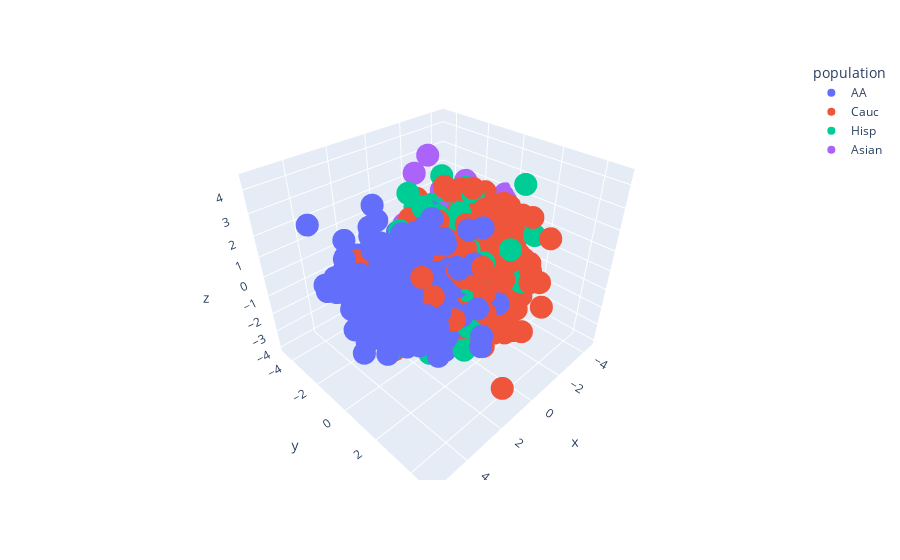

This figure's notebook cell:
### Markdown cell above
**US data**

### Code cell
vizualize_pca(dh.get('us_data_2016'), 'population')

### Figure 1 — Plotly figure (JSON) as saved in the notebook; plotly's stock layout.template omitted (floating-point values rounded to 4 significant figures; data arrays with more than 128 entries replaced by an {"elided": "..."} marker saying what was removed)
{"data": [{"hovertemplate": "population=AA<br>x=%{x}<br>y=%{y}<br>z=%{z}<extra></extra>", "legendgroup": "AA", "marker": {"color": "#636efa", "symbol": "circle"}, "mode": "markers", "name": "AA", "scene": "scene", "showlegend": true, "type": "scatter3d", "x": {"elided": "341 float values"}, "y": {"elided": "341 float values"}, "z": {"elided": "341 float values"}}, {"hovertemplate": "population=Cauc<br>x=%{x}<br>y=%{y}<br>z=%{z}<extra></extra>", "legendgroup": "Cauc", "marker": {"color": "#EF553B", "symbol": "circle"}, "mode": "markers", "name": "Cauc", "scene": "scene", "showlegend": true, "type": "scatter3d", "x": {"elided": "361 float values"}, "y": {"elided": "361 float values"}, "z": {"elided": "361 float values"}}, {"hovertemplate": "population=Hisp<br>x=%{x}<br>y=%{y}<br>z=%{z}<extra></extra>", "legendgroup": "Hisp", "marker": {"color": "#00cc96", "symbol": "circle"}, "mode": "markers", "name": "Hisp", "scene": "scene", "showlegend": true, "type": "scatter3d", "x": {"elided": "235 float values"}, "y": {"elided": "235 float values"}, "z": {"elided": "235 float values"}}, {"hovertemplate": "population=Asian<br>x=%{x}<br>y=%{y}<br>z=%{z}<extra></extra>", "legendgroup": "Asian", "marker": {"color": "#ab63fa", "symbol": "circle"}, "mode": "markers", "name": "Asian", "scene": "scene", "showlegend": true, "type": "scatter3d", "x": [-0.93, -1.333, -2.077, -1.234, -1.577, -2.349, -0.4231, 0.684, -2.246, -3.131, 0.1303, -4.505, -3.393, -1.718, -0.5358, -1.97, -2.106, -2.128, -1.306, 0.2262, -2.764, 0.7186, -2.137, -2.883, -1.282, -2.097, -2.478, 1.307, -2.598, -1.675, -2.843, -3.144, -3.889, -1.068, -2.327, -1.808, -3.813, -1.246, -1.796, -3.49, -1.419, -3.101, -3.027, -2.086, -1.364, -1.934, -1.28, -2.132, -1.015, -1.846, -0.7324, -1.629, -1.151, -2.96, -1.992, -3.063, -1.584, -3.402, -3.252, -1.286, -1.249, -1.165, -1.568, -0.7906, -2.377, -1.713, -2.23, -2.277, -2.549, -1.913, -3.327, -2.771, -1.299, -3.564, -2.585, -3.478, -4.078, -3.14, -1.279, -1.919, -3.261, -0.8265, -1.095, -1.696, -2.45, -2.316, -2.072, -2.225, -2.734, -2.571, -2.004, -2.542, -3.118, -1.901, -3.78, -0.8263, -2.595], "y": [-1.419, -2.941, 0.1816, -0.6841, -0.1771, 0.2266, -1.059, -1.402, -1.76, -1.105, -0.5403, -0.541, -0.1498, -3.056, -1.277, -0.6638, -2.647, -1.236, -2.105, -1.817, -1.752, -0.8938, -0.7875, -0.5085, -2.584, -2.932, -2.867, 1.029, -3.231, -0.85, -3.075, -2.423, -4.495, -1.73, -0.9187, -2.865, -1.626, -1.918, -1.695, -2.125, -2.279, -2.134, -2.818, -0.8916, -1.909, -1.352, -2.291, -4.172, -1.958, -1.835, -1.778, -0.8114, -2.284, -3.368, -4.03, -1.906, -3.148, -3.074, -4.2, -1.529, -1.191, -2.319, -3.367, -1.565, -1.877, 0.1144, -1.27, -1.166, -1.89, -2.214, -1.85, -2.836, -1.525, -1.358, -0.5632, -1.023, -1.0, -0.9385, 0.6176, -1.419, -2.23, -3.576, -1.596, -1.335, 0.1785, -3.424, -1.88, -1.261, -0.6012, -1.856, -1.199, -1.895, -2.794, -1.442, -3.006, -2.2, -2.068], "z": [0.6943, -2.135, 0.6034, -0.2384, -2.268, -0.6654, 0.7883, 0.4862, -2.121, -0.05817, -0.7832, 1.737, -1.138, -0.2582, 0.2932, 1.435, -1.356, 2.031, -0.5952, -1.509, -0.2535, -0.6506, 0.08441, -0.6315, -1.051, -1.501, 0.9653, -1.611, -0.5661, -0.002833, 1.625, 0.4117, -0.005457, -1.36, 1.057, -0.2927, -1.394, -0.8959, 1.256, 2.231, 1.268, 0.06177, -0.7296, -0.5872, -0.2416, -1.972, -1.88, 0.9343, -0.83, -0.5031, 4.377, 0.7134, 0.8936, -1.599, 2.46, 0.1072, -0.04923, -0.3047, -1.037, 0.668, 0.9057, -0.1727, 0.03662, 0.4016, -0.6029, -0.2267, -1.019, -0.3894, 0.9446, -1.401, -0.4863, -0.2357, 1.594, 1.156, -1.237, -1.543, -1.656, -0.623, -0.1914, -1.139, -0.6355, 0.367, 0.1747, -0.3645, -1.591, -0.4739, 1.831, 1.308, 0.5979, -0.7478, 1.368, -1.559, 0.1514, -1.487, -1.765, -1.631, -1.586]}], "layout": {"legend": {"title": {"text": "population"}, "tracegroupgap": 0}, "margin": {"t": 60}, "scene": {"domain": {"x": [0, 1], "y": [0, 1]}, "xaxis": {"title": {"text": "x"}}, "yaxis": {"title": {"text": "y"}}, "zaxis": {"title": {"text": "z"}}}}}
